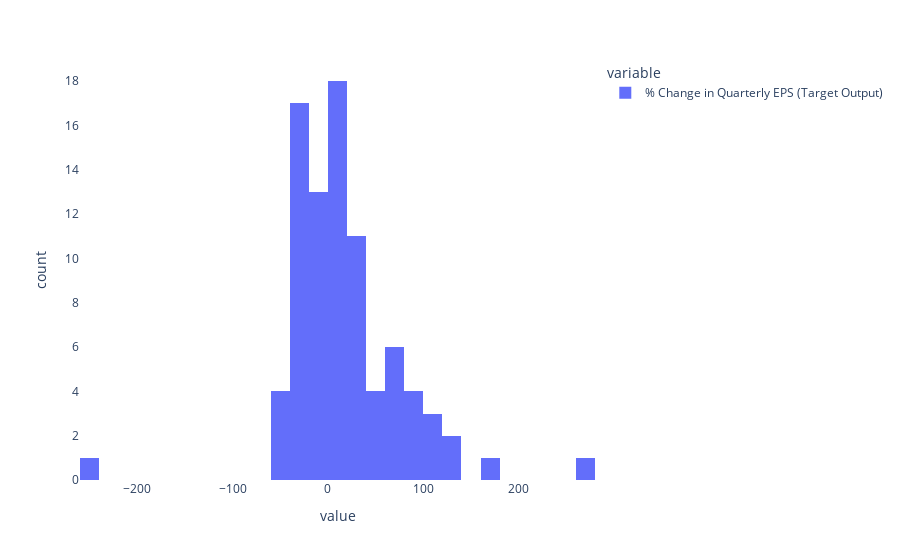

Source (notebook cell):
### Code cell
#plot a histogram for the target column (output)

fig = px.histogram(apple_df['% Change in Quarterly EPS (Target Output)'] * 100, nbins=30)
fig.update_layout({'plot_bgcolor': 'white'})
fig.show()

### Figure 1 — Plotly figure (JSON) as saved in the notebook; plotly's stock layout.template omitted (floating-point values rounded to 4 significant figures)
{"data": [{"bingroup": "x", "hovertemplate": "variable=% Change in Quarterly EPS (Target Output)<br>value=%{x}<br>count=%{y}<extra></extra>", "legendgroup": "% Change in Quarterly EPS (Target Output)", "marker": {"color": "#636efa", "pattern": {"shape": ""}}, "name": "% Change in Quarterly EPS (Target Output)", "nbinsx": 30, "orientation": "v", "showlegend": true, "type": "histogram", "x": [8.333, -42.49, 5.096, -20.0, -247.0, 82.99, 275.8, 34.48, 133.3, 42.86, -26.92, 32.63, 73.81, 178.3, -1.723, 10.35, 34.34, 31.42, -27.42, 15.11, 14.82, 85.22, -23.29, 6.224, 10.51, 74.91, -35.34, 2.581, 6.233, 40.09, -25.1, 1.698, 34.84, 101.6, -9.399, 5.282, 32.09, 38.65, -0.7031, 21.66, -9.571, 96.67, -11.27, -24.32, -6.989, 58.93, -27.06, -26.07, 10.61, 75.59, -19.89, -22.82, 10.73, 116.2, -24.08, -20.44, 5.716, 67.67, -42.26, -24.89, 17.26, 101.0, -37.5, -20.5, 24.0, 88.62, -29.91, -14.23, 24.68, 43.31, -41.33, -11.16, 38.68, 65.26, -48.77, 1.138, 13.89, 128.5, -16.93, -8.477, -2.877, 68.51, -27.78, -21.16, 6.23], "xaxis": "x", "yaxis": "y"}], "layout": {"autosize": true, "barmode": "relative", "legend": {"title": {"text": "variable"}, "tracegroupgap": 0}, "margin": {"t": 60}, "plot_bgcolor": "white", "xaxis": {"anchor": "y", "autorange": true, "domain": [0, 1], "range": [-1, 6], "title": {"text": "value"}}, "yaxis": {"anchor": "x", "autorange": true, "domain": [0, 1], "range": [-1, 4], "title": {"text": "count"}}}}
